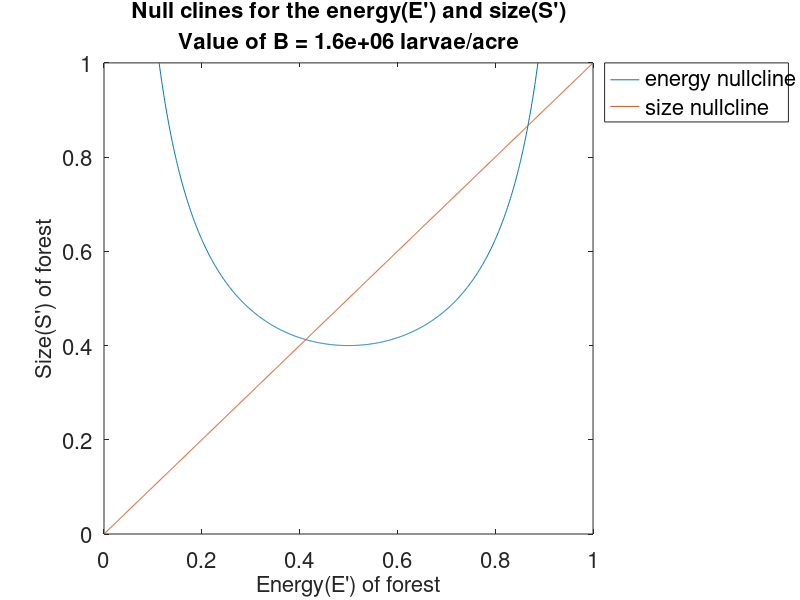
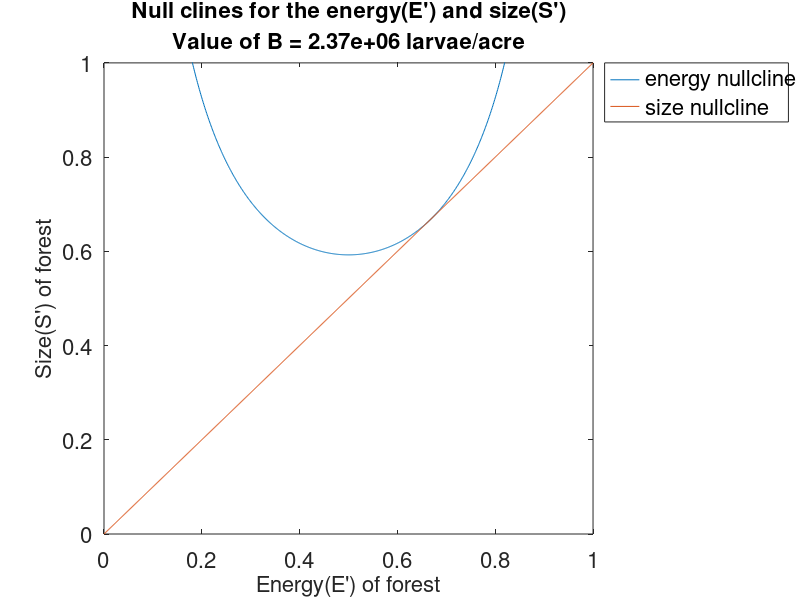
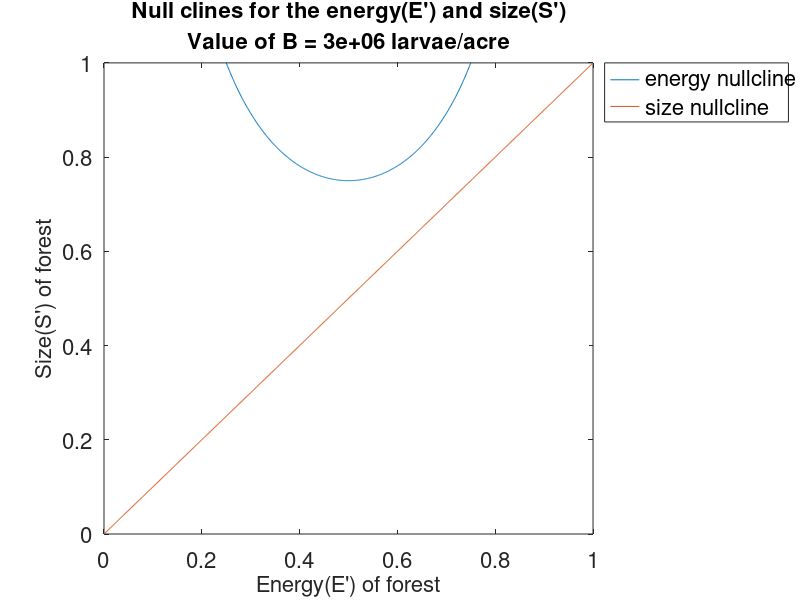

MATLAB code to generate these figures, in order:
%Author : Omkar Damle
%Date : 1st April 2017

%Plotting null clines for spruce budworm problem

clear all;
close all;
clc;

constant = 16e6;
B = 1.6e6;            %Budworm population
x = 0:1e-3:1;
y1 = B./(constant*x.*(1-x));
y2 = x;

figure;
plot(x,y1,x,y2);
xlabel('Energy(E'') of forest');
ylabel('Size(S'') of forest');
ylim([0,1]);
str = sprintf('Value of B = %0.5g larvae/acre',B);
title({'Null clines for the energy(E'') and size(S'')';str});
legend('energy nullcline','size nullcline','Location','BestOutside');
set(gca,'FontSize',16)
set(findall(gcf,'type','text'),'FontSize',16)
print('nc1','-dpng')

B = 2.37e6;            %Budworm population
y1 = B./(constant*x.*(1-x));

figure;
plot(x,y1,x,y2);
xlabel('Energy(E'') of forest');
ylabel('Size(S'') of forest');
ylim([0,1]);
str = sprintf('Value of B = %0.5g larvae/acre',B);
title({'Null clines for the energy(E'') and size(S'')';str});
legend('energy nullcline','size nullcline','Location','BestOutside');
set(gca,'FontSize',16)
set(findall(gcf,'type','text'),'FontSize',16)
print('nc2','-dpng')

B = 3e6;            %Budworm population
y1 = B./(constant*x.*(1-x));

figure;
plot(x,y1,x,y2);
xlabel('Energy(E'') of forest');
ylabel('Size(S'') of forest');
ylim([0,1]);
str = sprintf('Value of B = %0.5g larvae/acre',B);
title({'Null clines for the energy(E'') and size(S'')';str});
legend('energy nullcline','size nullcline','Location','BestOutside');
set(gca,'FontSize',16)
set(findall(gcf,'type','text'),'FontSize',16)
print('nc3','-dpng')

